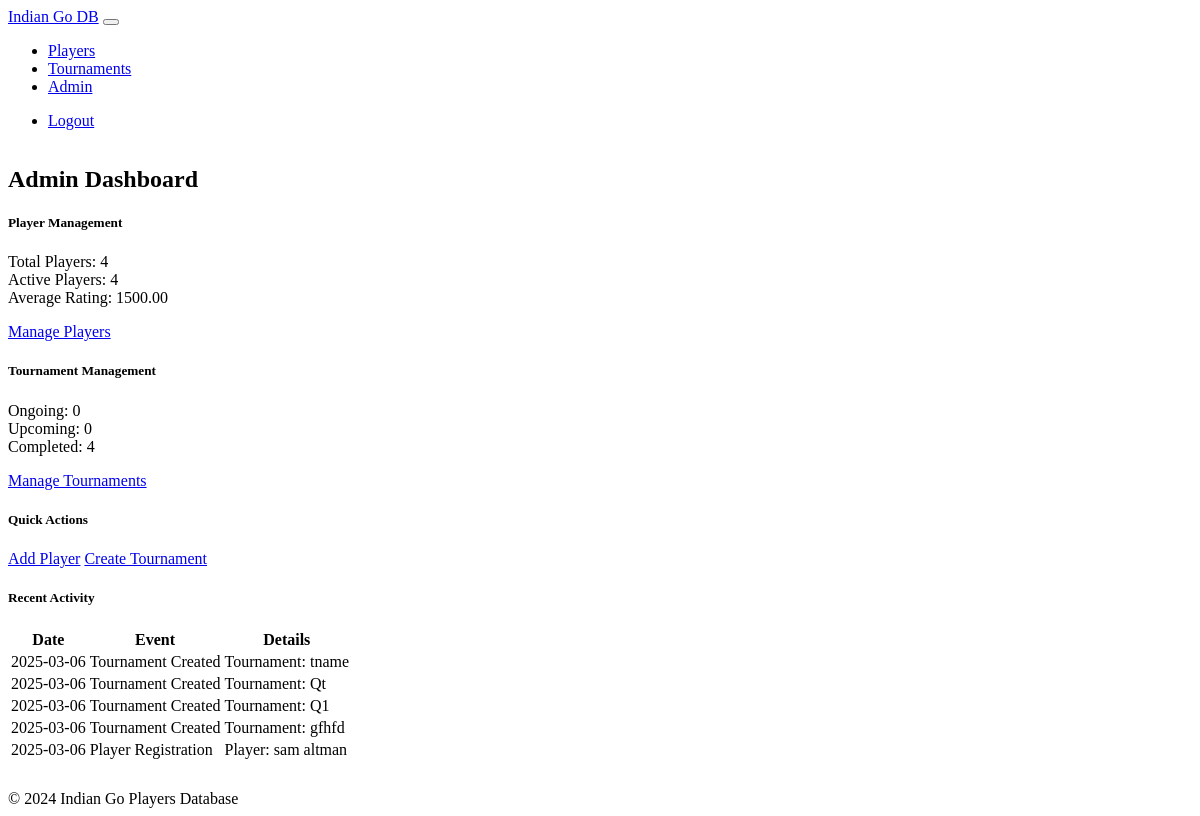
The app's page /admin/dashboard (signed in) with its own data.
### models.py (models this page shows, shortened)
class Tournament(db.Model):
    id = db.Column(db.Integer, primary_key=True)
    tournament_id = db.Column(db.String(5), unique=True, default=generate_tournament_id)
    name = db.Column(db.String(100))  # Made nullable
    start_date = db.Column(db.DateTime)  # Made nullable
    end_date = db.Column(db.DateTime)  # Made nullable
    state = db.Column(db.String(50))  # Made nullable
    info = db.Column(db.Text)
    cover_photo = db.Column(db.String(255))
    status = db.Column(db.String(20), default='upcoming')
    pairing_system = db.Column(db.String(20), default='swiss')
    players = db.relationship('TournamentPlayer', backref='tournament', lazy=True, cascade='all, delete-orphan')
    rounds = db.relationship('Round', backref='tournament', lazy=True, cascade='all, delete-orphan')

class Player(db.Model):
    id = db.Column(db.Integer, primary_key=True)
    player_id = db.Column(db.String(10), unique=True, default=generate_player_id)
    first_name = db.Column(db.String(50))  # Made nullable
    middle_name = db.Column(db.String(50))
    last_name = db.Column(db.String(50))  # Made nullable
    state = db.Column(db.String(50))  # Made nullable
    email = db.Column(db.String(120))
    phone = db.Column(db.String(20))
    id_card_photo = db.Column(db.String(255))
    player_photo = db.Column(db.String(255))
    rating = db.Column(db.Float, default=1500)
    rating_deviation = db.Column(db.Float, default=350)
    volatility = db.Column(db.Float, default=0.06)
    last_active = db.Column(db.DateTime, default=datetime.utcnow)
    tournaments = db.relationship('TournamentPlayer', backref='player', lazy=True)
    @property
    def name(self):
        if self.middle_name:
            return f"{self.first_name or ''} {self.middle_name} {self.last_name or ''}"
        return f"{self.first_name or ''} {self.last_name or ''}"

### routes.py (the view)
@main_bp.route('/admin/dashboard')
@login_required
def admin_dashboard():
    if not current_user.is_admin:
        flash('Access denied.')
        return redirect(url_for('main.index'))
    player_stats = {
        'total': Player.query.count(),
        'active': Player.query.filter(Player.last_active >= (datetime.utcnow() - timedelta(days=90))).count(),
        'avg_rating': db.session.query(db.func.avg(Player.rating)).scalar() or 0
    }
    tournament_stats = {
        'ongoing': Tournament.query.filter_by(status='ongoing').count(),
        'upcoming': Tournament.query.filter_by(status='upcoming').count(),
        'completed': Tournament.query.filter_by(status='completed').count()
    }
    system_stats = {
        'db_size': 'N/A',  # This would require additional setup to track
        'last_backup': datetime.utcnow().strftime('%Y-%m-%d'),
        'version': '1.0.0'
    }
    recent_activity = []
    recent_tournaments = Tournament.query.order_by(Tournament.start_date.desc()).limit(5).all()
    for tournament in recent_tournaments:
        recent_activity.append({
            'date': tournament.start_date,
            'event_type': 'Tournament Created',
            'details': f'Tournament: {tournament.name}'
        })
    recent_players = Player.query.order_by(Player.last_active.desc()).limit(5).all()
    for player in recent_players:
        recent_activity.append({
            'date': player.last_active,
            'event_type': 'Player Registration',
            'details': f'Player: {player.name}'
        })
    recent_activity.sort(key=lambda x: x['date'], reverse=True)
    recent_activity = recent_activity[:5]  # Keep only the 5 most recent activities
    return render_template('admin/dashboard.html',
                         player_stats=player_stats,
                         tournament_stats=tournament_stats,
                         system_stats=system_stats,
                         recent_activity=recent_activity)

### auth.py (called while the page is built)
@login_manager.user_loader
def load_user(id):
    return db.session.get(User, int(id))

### templates/admin/dashboard.html
{% extends "base.html" %}
{% block content %}
<div class="container">
    <h2 class="mb-4">Admin Dashboard</h2>
    <div class="row">
        <div class="col-md-4 mb-4">
            <div class="card admin-card h-100">
                <div class="card-body">
                    <h5 class="card-title">Player Management</h5>
                    <p class="card-text">
                        Total Players: {{ player_stats.total }}<br>
                        Active Players: {{ player_stats.active }}<br>
                        Average Rating: {{ "%.2f"|format(player_stats.avg_rating) }}
                    </p>
                    <a href="{{ url_for('main.players') }}" class="btn btn-primary">Manage Players</a>
                </div>
            </div>
        </div>
        <div class="col-md-4 mb-4">
            <div class="card admin-card h-100">
                <div class="card-body">
                    <h5 class="card-title">Tournament Management</h5>
                    <p class="card-text">
                        Ongoing: {{ tournament_stats.ongoing }}<br>
                        Upcoming: {{ tournament_stats.upcoming }}<br>
                        Completed: {{ tournament_stats.completed }}
                    </p>
                    <a href="{{ url_for('main.tournaments') }}" class="btn btn-primary">Manage Tournaments</a>
                </div>
            </div>
        </div>
        <div class="col-md-4 mb-4">
            <div class="card admin-card h-100">
                <div class="card-body">
                    <h5 class="card-title">Quick Actions</h5>
                    <div class="d-grid gap-2">
                        <a href="{{ url_for('main.add_player') }}" class="btn btn-success">Add Player</a>
                        <a href="{{ url_for('main.add_tournament') }}" class="btn btn-info">Create Tournament</a>
                    </div>
                </div>
            </div>
        </div>
    </div>
    <div class="row">
        <div class="col-md-6 mb-4">
            <div class="card">
                <div class="card-body">
                    <h5 class="card-title">Recent Activity</h5>
                    <div class="table-responsive">
                        <table class="table">
                            <thead>
                                <tr>
                                    <th>Date</th>
                                    <th>Event</th>
                                    <th>Details</th>
                                </tr>
                            </thead>
                            <tbody>
                                {% for activity in recent_activity %}
                                <tr>
                                    <td>{{ activity.date.strftime('%Y-%m-%d') }}</td>
                                    <td>{{ activity.event_type }}</td>
                                    <td>{{ activity.details }}</td>
                                </tr>
                                {% endfor %}
                            </tbody>
                        </table>
                    </div>
                </div>
            </div>
        </div>
    </div>
</div>
{% endblock %}

### static/css/custom.css (style rules this page uses)
body { min-height: 100vh; display: flex; flex-direction: column; }
.admin-card { transition: transform 0.2s; }

### records on screen
Tournament: date "2025-03-06"
Tournament: date "2025-03-06"
Tournament: date "2025-03-06"
Tournament: date "2025-03-06"
Player: date "2025-03-06"

### other values on screen
{{ player_stats.total }} "4"
{{ player_stats.active }} "4"
{{ "%.2f"|format(player_stats.avg_rating) }} "1500.00"
{{ tournament_stats.ongoing }} "0"
{{ tournament_stats.upcoming }} "0"
{{ tournament_stats.completed }} "4"
{{ activity.event_type }} "Tournament Created" "Tournament Created" "Tournament Created" "Tournament Created" "Player Registration"
{{ activity.details }} "Tournament: tname" "Tournament: Qt" "Tournament: Q1" "Tournament: gfhfd" "Player: sam altman"
